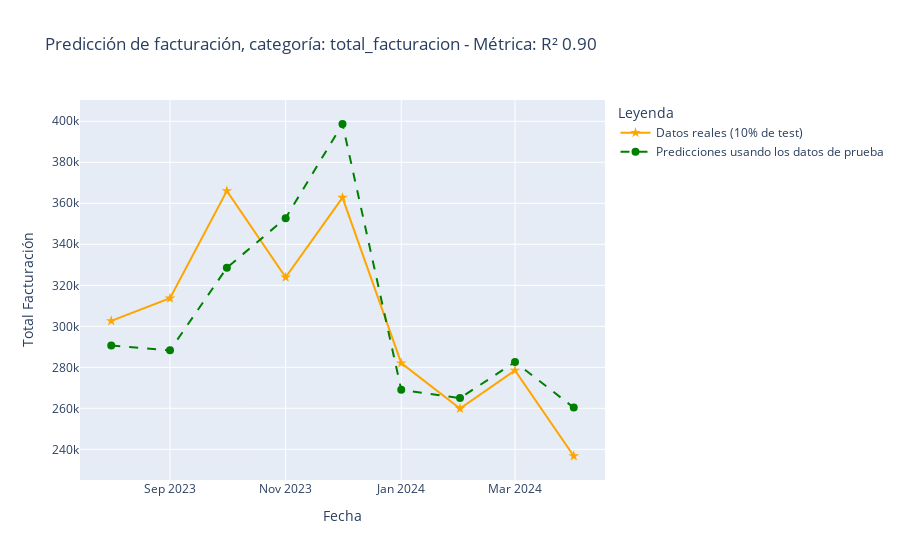
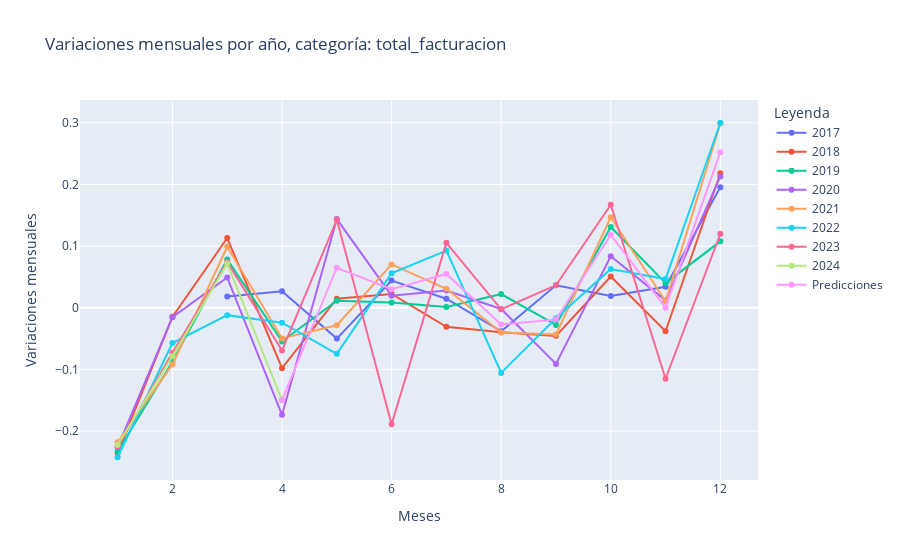
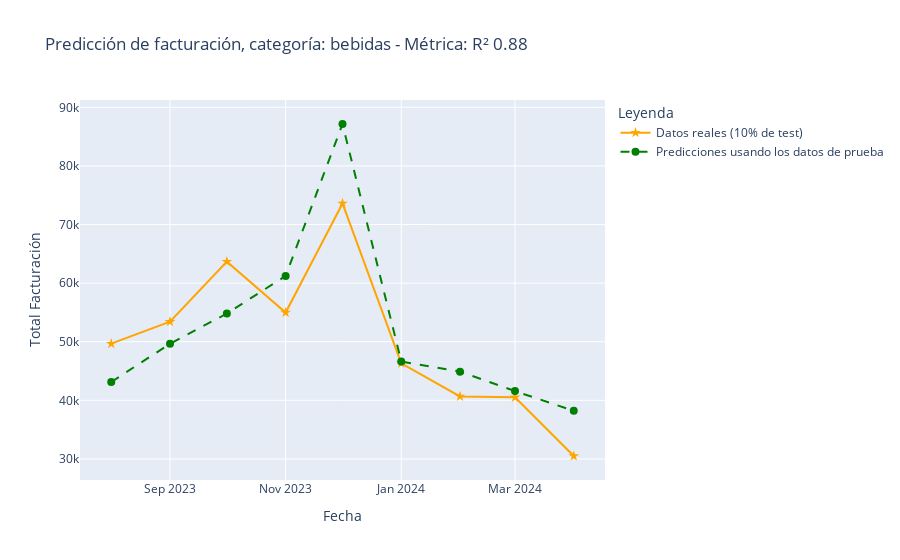
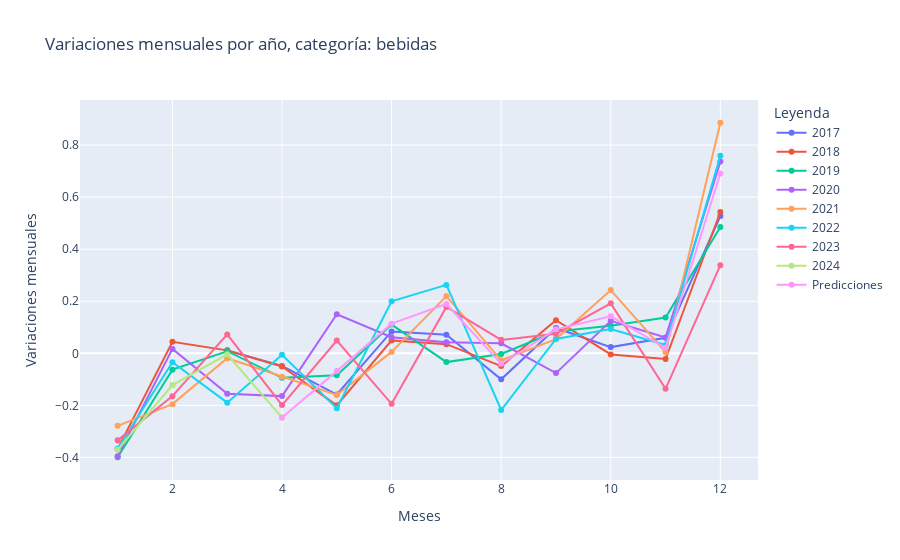

These figures' notebook cell, in order:
### Markdown cell above
<h2> Prediccion para cada categoria </h2>
<p>Buscaremos predecir con estas variables los valores futuros para cada categoria del supermercado.</p>
Para ello haremos un proceso iterativo que haga todo el proceso para cada categoria.

### Code cell
#Declaramos las columnas importantes que analizaremos
columnas = ['total_facturacion','bebidas','almacen','panaderia','lacteos','carnes','verduleria_fruteria',
            'alimentos_preparados_rostiseria','articulos_limpieza_perfumeria','indumentaria_calzado_textiles_hogar',
            'electronica_hogar','otros']

#Columnas de meses y covid que usaremos para cada calculo
tendencia_meses = ['tendencia', 'mes_2', 'mes_3', 'mes_4', 'mes_5', 'mes_6', 'mes_7','mes_8', 'mes_9', 'mes_10', 'mes_11', 'mes_12', 'covid']

#Fecha maxima del dataset - Se utiliza para posteriormente dividir los valores predichos a futuro de los datos que tenemos hasta ahora.
fecha_max = max(df.index)

"""
En este proceso abarcamos 3 pasos
1 - Ajustar el modelo usando un porcentaje de datos. Esto con fines descriptivos.
2 - Reajustar el modelo constantmente hasta llegar a DICIEMBRE DEL 2024.
3 - Graficar por cada categoria: SUMMARRY del modelo, PLOT de los resultados absolutos, comparacion de variaciones con otros años.
"""

for column in columnas:
    
    #DF auxiliar
    df_aux = pd.DataFrame()

    #Añadimos la variable objetivo - Posteriormente la eliminamos, pero la usamos para declarar nuestras X e Y.
    df_aux[column] = df[column]
    
    #Variable objetivo resagada a un perido
    df_aux[column+"_lag1"] = df[column].shift(1)

    #Asignamos al DF auxiliar las columnas del DF original, esto porque la tendencia y las dummies son las mismas para cada categoria.
    df_aux[tendencia_meses] = df[tendencia_meses]

    """
    DEFINICION DE X e Y:

    X: Nuestras variables independientes consistiran en:

        * La variable objetivo resagada a un periodo
        * La dummie de covid
        * Las dummies de meses

    Y: Nuestra variable dependiente consistiran en el valor de la serie original.

    Tambien declaramos que en una primera instancia haremos una division de datos.
    Usaremos el 90% de los datos para entrenar el modelo, y el restante 10% para testearlo.
    """

    #Lista completa de columnas de X
    column_lag1 = column + "_lag1"
    lista_completa = [column_lag1] + tendencia_meses

    #Declaramos X e Y
    X = df_aux.dropna(subset=[column+"_lag1"])[lista_completa]
    X = sm.add_constant(X)#--> Constante que añadimos (columna de 1)
    y = df_aux.dropna(subset=[column+"_lag1"])[column]

    #Division de datos
    X_train, X_test, y_train, y_test = train_test_split(X, y, test_size=0.1, shuffle=False)

    #Ajustamos el modelo
    reg = sm.OLS(y_train,X_train).fit()

    #Realizamos las predicciones con el conjunto de test --> Se usara posteriormente para hacer graficos
    predicciones = reg.predict(X_test)

    #Reajustamos el modelo con la totalidad de los datos
    X_train_full = pd.concat([X_train, X_test])
    y_train_full = pd.concat([y_train, y_test])


    #Este modelo se usara para predecir valores futuros
    reg_predict_future = sm.OLS(y_train_full,X_train_full).fit()

    #Realizamos predicciones hasta DICIEMBRE del 2024
    X_train_full, y_train_full = predict_december(column,X_train_full,y_train_full,reg_predict_future)

    print("****************************************************************************")
    print(f"=======  # SUMMARY DE LA CATEGORIA {column} # ======= ")
    print("\n")
    #print(reg_predict_future.summary())
    construir_graficos(column,predicciones,X_test,y_test,X_train_full,y_train_full,fecha_max,reg)

    print("****************************************************************************\n")

### Figure 1 — Plotly figure (JSON) as saved in the notebook; plotly's stock layout.template omitted (floating-point values rounded to 4 significant figures)
{"data": [{"line": {"color": "orange", "width": 2}, "marker": {"size": 8, "symbol": "star"}, "mode": "lines+markers", "name": "Datos reales (10% de test)", "type": "scatter", "x": ["2023-08-01T00:00:00", "2023-09-01T00:00:00", "2023-10-01T00:00:00", "2023-11-01T00:00:00", "2023-12-01T00:00:00", "2024-01-01T00:00:00", "2024-02-01T00:00:00", "2024-03-01T00:00:00", "2024-04-01T00:00:00"], "y": [302600.0, 313700.0, 366100.0, 323900.0, 362800.0, 282000.0, 259900.0, 278500.0, 236700.0]}, {"line": {"color": "green", "dash": "dash", "width": 2}, "marker": {"size": 8, "symbol": "circle"}, "mode": "lines+markers", "name": "Predicciones usando los datos de prueba", "type": "scatter", "x": ["2023-08-01T00:00:00", "2023-09-01T00:00:00", "2023-10-01T00:00:00", "2023-11-01T00:00:00", "2023-12-01T00:00:00", "2024-01-01T00:00:00", "2024-02-01T00:00:00", "2024-03-01T00:00:00", "2024-04-01T00:00:00"], "y": [290700.0, 288300.0, 328600.0, 352800.0, 398700.0, 269000.0, 265000.0, 282600.0, 260300.0]}], "layout": {"hovermode": "x unified", "legend": {"title": {"text": "Leyenda"}}, "title": {"text": "Predicción de facturación, categoría: total_facturacion - Métrica: R² 0.90"}, "xaxis": {"title": {"text": "Fecha"}}, "yaxis": {"title": {"text": "Total Facturación"}}}}

### Figure 2 — Plotly figure (JSON) as saved in the notebook; plotly's stock layout.template omitted (floating-point values rounded to 4 significant figures)
{"data": [{"mode": "lines+markers", "name": "2017", "type": "scatter", "x": [3, 4, 5, 6, 7, 8, 9, 10, 11, 12], "y": [0.01834, 0.02683, -0.05005, 0.04412, 0.01465, -0.03828, 0.03633, 0.01917, 0.03399, 0.1956]}, {"mode": "lines+markers", "name": "2018", "type": "scatter", "x": [1, 2, 3, 4, 5, 6, 7, 8, 9, 10, 11, 12], "y": [-0.2357, -0.01478, 0.1131, -0.09795, 0.01472, 0.02242, -0.03079, -0.03985, -0.04559, 0.05072, -0.03804, 0.2182]}, {"mode": "lines+markers", "name": "2019", "type": "scatter", "x": [1, 2, 3, 4, 5, 6, 7, 8, 9, 10, 11, 12], "y": [-0.2333, -0.08743, 0.07822, -0.05462, 0.01125, 0.008473, 0.001392, 0.02218, -0.02793, 0.131, 0.03999, 0.1077]}, {"mode": "lines+markers", "name": "2020", "type": "scatter", "x": [1, 2, 3, 4, 5, 6, 7, 8, 9, 10, 11, 12], "y": [-0.2259, -0.01523, 0.04908, -0.1737, 0.1438, 0.01966, 0.02783, -0.002014, -0.09103, 0.08345, 0.01194, 0.2131]}, {"mode": "lines+markers", "name": "2021", "type": "scatter", "x": [1, 2, 3, 4, 5, 6, 7, 8, 9, 10, 11, 12], "y": [-0.2182, -0.09196, 0.099, -0.0498, -0.02839, 0.07029, 0.03068, -0.03997, -0.04324, 0.1468, 0.01046, 0.2988]}, {"mode": "lines+markers", "name": "2022", "type": "scatter", "x": [1, 2, 3, 4, 5, 6, 7, 8, 9, 10, 11, 12], "y": [-0.2425, -0.0572, -0.01198, -0.02417, -0.07473, 0.05587, 0.09277, -0.1056, -0.01718, 0.06285, 0.04651, 0.3001]}, {"mode": "lines+markers", "name": "2023", "type": "scatter", "x": [1, 2, 3, 4, 5, 6, 7, 8, 9, 10, 11, 12], "y": [-0.2257, -0.07283, 0.0743, -0.06924, 0.1427, -0.1888, 0.1053, -0.002633, 0.03654, 0.167, -0.1151, 0.12]}, {"mode": "lines+markers", "name": "2024", "type": "scatter", "x": [1, 2, 3, 4], "y": [-0.2226, -0.07847, 0.07162, -0.15]}, {"mode": "lines+markers", "name": "Predicciones", "type": "scatter", "x": [4, 5, 6, 7, 8, 9, 10, 11, 12], "y": [-0.15, 0.06491, 0.03006, 0.05484, -0.02719, -0.01906, 0.1184, 8.982e-05, 0.2524]}], "layout": {"hovermode": "x unified", "legend": {"title": {"text": "Leyenda"}}, "title": {"text": "Variaciones mensuales por año, categoría: total_facturacion"}, "xaxis": {"title": {"text": "Meses"}}, "yaxis": {"title": {"text": "Variaciones mensuales"}}}}

### Figure 3 — Plotly figure (JSON) as saved in the notebook; plotly's stock layout.template omitted (floating-point values rounded to 4 significant figures)
{"data": [{"line": {"color": "orange", "width": 2}, "marker": {"size": 8, "symbol": "star"}, "mode": "lines+markers", "name": "Datos reales (10% de test)", "type": "scatter", "x": ["2023-08-01T00:00:00", "2023-09-01T00:00:00", "2023-10-01T00:00:00", "2023-11-01T00:00:00", "2023-12-01T00:00:00", "2024-01-01T00:00:00", "2024-02-01T00:00:00", "2024-03-01T00:00:00", "2024-04-01T00:00:00"], "y": [49680.0, 53410.0, 63660.0, 54980.0, 73600.0, 46320.0, 40660.0, 40510.0, 30500.0]}, {"line": {"color": "green", "dash": "dash", "width": 2}, "marker": {"size": 8, "symbol": "circle"}, "mode": "lines+markers", "name": "Predicciones usando los datos de prueba", "type": "scatter", "x": ["2023-08-01T00:00:00", "2023-09-01T00:00:00", "2023-10-01T00:00:00", "2023-11-01T00:00:00", "2023-12-01T00:00:00", "2024-01-01T00:00:00", "2024-02-01T00:00:00", "2024-03-01T00:00:00", "2024-04-01T00:00:00"], "y": [43130.0, 49650.0, 54820.0, 61220.0, 87150.0, 46620.0, 44900.0, 41580.0, 38210.0]}], "layout": {"hovermode": "x unified", "legend": {"title": {"text": "Leyenda"}}, "title": {"text": "Predicción de facturación, categoría: bebidas - Métrica: R² 0.88"}, "xaxis": {"title": {"text": "Fecha"}}, "yaxis": {"title": {"text": "Total Facturación"}}}}

### Figure 4 — Plotly figure (JSON) as saved in the notebook; plotly's stock layout.template omitted (floating-point values rounded to 4 significant figures)
{"data": [{"mode": "lines+markers", "name": "2017", "type": "scatter", "x": [3, 4, 5, 6, 7, 8, 9, 10, 11, 12], "y": [0.01102, -0.04868, -0.1584, 0.08405, 0.07105, -0.09993, 0.0974, 0.02384, 0.05938, 0.5273]}, {"mode": "lines+markers", "name": "2018", "type": "scatter", "x": [1, 2, 3, 4, 5, 6, 7, 8, 9, 10, 11, 12], "y": [-0.3674, 0.04416, 0.01132, -0.05081, -0.1999, 0.04958, 0.03509, -0.04908, 0.1271, -0.004294, -0.02196, 0.5431]}, {"mode": "lines+markers", "name": "2019", "type": "scatter", "x": [1, 2, 3, 4, 5, 6, 7, 8, 9, 10, 11, 12], "y": [-0.3995, -0.0628, 0.007986, -0.09418, -0.08458, 0.1104, -0.03372, -0.002385, 0.08345, 0.106, 0.1374, 0.4854]}, {"mode": "lines+markers", "name": "2020", "type": "scatter", "x": [1, 2, 3, 4, 5, 6, 7, 8, 9, 10, 11, 12], "y": [-0.3953, 0.01698, -0.1551, -0.1646, 0.1499, 0.06197, 0.04243, 0.0382, -0.07609, 0.1249, 0.06086, 0.7366]}, {"mode": "lines+markers", "name": "2021", "type": "scatter", "x": [1, 2, 3, 4, 5, 6, 7, 8, 9, 10, 11, 12], "y": [-0.2788, -0.1953, -0.0189, -0.0903, -0.1598, 0.005384, 0.2197, -0.02688, 0.05473, 0.2431, 0.004493, 0.886]}, {"mode": "lines+markers", "name": "2022", "type": "scatter", "x": [1, 2, 3, 4, 5, 6, 7, 8, 9, 10, 11, 12], "y": [-0.367, -0.03407, -0.1896, -0.005909, -0.2112, 0.2002, 0.2629, -0.218, 0.05495, 0.09328, 0.03182, 0.759]}, {"mode": "lines+markers", "name": "2023", "type": "scatter", "x": [1, 2, 3, 4, 5, 6, 7, 8, 9, 10, 11, 12], "y": [-0.3346, -0.1646, 0.07273, -0.1991, 0.04886, -0.1943, 0.178, 0.05161, 0.07522, 0.1919, -0.1365, 0.3387]}, {"mode": "lines+markers", "name": "2024", "type": "scatter", "x": [1, 2, 3, 4], "y": [-0.3706, -0.1221, -0.003804, -0.247]}, {"mode": "lines+markers", "name": "Predicciones", "type": "scatter", "x": [4, 5, 6, 7, 8, 9, 10, 11, 12], "y": [-0.247, -0.06848, 0.1139, 0.1894, -0.04026, 0.09205, 0.1423, 0.02102, 0.691]}], "layout": {"hovermode": "x unified", "legend": {"title": {"text": "Leyenda"}}, "title": {"text": "Variaciones mensuales por año, categoría: bebidas"}, "xaxis": {"title": {"text": "Meses"}}, "yaxis": {"title": {"text": "Variaciones mensuales"}}}}
